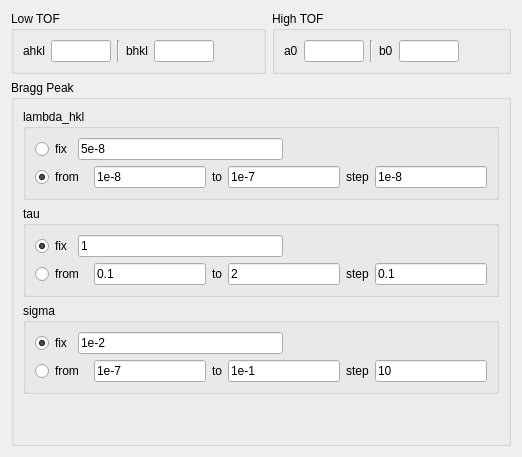
            <widget class="QWidget" name="tab_15">
             <attribute name="title">
              <string>Initial settings</string>
             </attribute>
             <layout class="QVBoxLayout" name="verticalLayout_23">
              <item>
               <layout class="QHBoxLayout" name="horizontalLayout_12">
                <item>
                 <widget class="QGroupBox" name="groupBox_22">
                  <property name="title">
                   <string>Low TOF</string>
                  </property>
                  <layout class="QHBoxLayout" name="horizontalLayout_38">
                   <item>
                    <widget class="QLabel" name="label_20">
                     <property name="text">
                      <string>ahkl</string>
                     </property>
                    </widget>
                   </item>
                   <item>
                    <widget class="QLineEdit" name="kropff_low_lda_ahkl_init">
                     <property name="minimumSize">
                      <size>
                       <width>60</width>
                       <height>0</height>
                      </size>
                     </property>
                     <property name="maximumSize">
                      <size>
                       <width>60</width>
                       <height>16777215</height>
                      </size>
                     </property>
                    </widget>
                   </item>
                   <item>
                    <widget class="Line" name="line_6">
                     <property name="orientation">
                      <enum>Qt::Vertical</enum>
                     </property>
                    </widget>
                   </item>
                   <item>
                    <widget class="QLabel" name="label_21">
                     <property name="text">
                      <string>bhkl</string>
                     </property>
                    </widget>
                   </item>
                   <item>
                    <widget class="QLineEdit" name="kropff_low_lda_bhkl_init">
                     <property name="minimumSize">
                      <size>
                       <width>60</width>
                       <height>0</height>
                      </size>
                     </property>
                     <property name="maximumSize">
                      <size>
                       <width>60</width>
                       <height>16777215</height>
                      </size>
                     </property>
                    </widget>
                   </item>
                   <item>
                    <spacer name="horizontalSpacer_20">
                     <property name="orientation">
                      <enum>Qt::Horizontal</enum>
                     </property>
                     <property name="sizeHint" stdset="0">
                      <size>
                       <width>40</width>
                       <height>20</height>
                      </size>
                     </property>
                    </spacer>
                   </item>
                  </layout>
                 </widget>
                </item>
                <item>
                 <widget class="QGroupBox" name="groupBox_21">
                  <property name="title">
                   <string>High TOF</string>
                  </property>
                  <layout class="QHBoxLayout" name="horizontalLayout_26">
                   <item>
                    <widget class="QLabel" name="label_13">
                     <property name="text">
                      <string>a0</string>
                     </property>
                    </widget>
                   </item>
                   <item>
                    <widget class="QLineEdit" name="kropff_high_lda_a0_init">
                     <property name="minimumSize">
                      <size>
                       <width>60</width>
                       <height>0</height>
                      </size>
                     </property>
                     <property name="maximumSize">
                      <size>
                       <width>60</width>
                       <height>16777215</height>
                      </size>
                     </property>
                    </widget>
                   </item>
                   <item>
                    <widget class="Line" name="line_5">
                     <property name="orientation">
                      <enum>Qt::Vertical</enum>
                     </property>
                    </widget>
                   </item>
                   <item>
                    <widget class="QLabel" name="label_16">
                     <property name="text">
                      <string>b0</string>
                     </property>
                    </widget>
                   </item>
                   <item>
                    <widget class="QLineEdit" name="kropff_high_lda_b0_init">
                     <property name="minimumSize">
                      <size>
                       <width>60</width>
                       <height>0</height>
                      </size>
                     </property>
                     <property name="maximumSize">
                      <size>
                       <width>60</width>
                       <height>16777215</height>
                      </size>
                     </property>
                    </widget>
                   </item>
                   <item>
                    <spacer name="horizontalSpacer_19">
                     <property name="orientation">
                      <enum>Qt::Horizontal</enum>
                     </property>
                     <property name="sizeHint" stdset="0">
                      <size>
                       <width>40</width>
                       <height>20</height>
                      </size>
                     </property>
                    </spacer>
                   </item>
                  </layout>
                 </widget>
                </item>
               </layout>
              </item>
              <item>
               <widget class="QGroupBox" name="groupBox_23">
                <property name="title">
                 <string>Bragg Peak</string>
                </property>
                <layout class="QVBoxLayout" name="verticalLayout_22">
                 <item>
                  <widget class="QGroupBox" name="fitting_kropff_bragg_peak_lambda_hkl_groupBox">
                   <property name="title">
                    <string>lambda_hkl</string>
                   </property>
                   <layout class="QVBoxLayout" name="verticalLayout_7">
                    <item>
                     <layout class="QHBoxLayout" name="horizontalLayout_40">
                      <item>
                       <widget class="QRadioButton" name="lambda_hkl_fix_radioButton">
                        <property name="text">
                         <string>fix</string>
                        </property>
                        <property name="checked">
                         <bool>false</bool>
                        </property>
                       </widget>
                      </item>
                      <item>
                       <widget class="QLineEdit" name="lambda_hkl_fix_lineEdit">
                        <property name="enabled">
                         <bool>true</bool>
                        </property>
                        <property name="text">
                         <string>5e-8</string>
                        </property>
                       </widget>
                      </item>
                      <item>
                       <spacer name="horizontalSpacer_21">
                        <property name="orientation">
                         <enum>Qt::Horizontal</enum>
                        </property>
                        <property name="sizeHint" stdset="0">
                         <size>
                          <width>40</width>
                          <height>20</height>
                         </size>
                        </property>
                       </spacer>
                      </item>
                     </layout>
                    </item>
                    <item>
                     <layout class="QHBoxLayout" name="horizontalLayout_41">
                      <item>
                       <widget class="QRadioButton" name="lambda_hkl_range_radioButton">
                        <property name="text">
                         <string>from </string>
                        </property>
                        <property name="checked">
                         <bool>true</bool>
                        </property>
                       </widget>
                      </item>
                      <item>
                       <widget class="QLineEdit" name="lambda_hkl_from_lineEdit">
                        <property name="enabled">
                         <bool>true</bool>
                        </property>
                        <property name="text">
                         <string>1e-8</string>
                        </property>
                       </widget>
                      </item>
                      <item>
                       <widget class="QLabel" name="to_label">
                        <property name="enabled">
                         <bool>true</bool>
                        </property>
                        <property name="text">
                         <string>to</string>
                        </property>
                       </widget>
                      </item>
                      <item>
                       <widget class="QLineEdit" name="lambda_hkl_to_lineEdit">
                        <property name="enabled">
                         <bool>true</bool>
                        </property>
                        <property name="text">
                         <string>1e-7</string>
                        </property>
                       </widget>
                      </item>
                      <item>
                       <widget class="QLabel" name="step_label">
                        <property name="enabled">
                         <bool>true</bool>
                        </property>
                        <property name="text">
                         <string>step</string>
                        </property>
                       </widget>
                      </item>
                      <item>
                       <widget class="QLineEdit" name="lambda_hkl_step_lineEdit">
                        <property name="enabled">
                         <bool>true</bool>
                        </property>
                        <property name="text">
                         <string>1e-8</string>
                        </property>
                       </widget>
                      </item>
                     </layout>
                    </item>
                   </layout>
                  </widget>
                 </item>
                 <item>
                  <widget class="QGroupBox" name="fitting_kropff_bragg_peak_tau_groupBox">
                   <property name="title">
                    <string>tau</string>
                   </property>
                   <layout class="QVBoxLayout" name="verticalLayout_9">
                    <item>
                     <layout class="QHBoxLayout" name="horizontalLayout_42">
                      <item>
                       <widget class="QRadioButton" name="tau_fix_radioButton">
                        <property name="text">
                         <string>fix</string>
                        </property>
                        <property name="checked">
                         <bool>true</bool>
                        </property>
                       </widget>
                      </item>
                      <item>
                       <widget class="QLineEdit" name="tau_fix_lineEdit">
                        <property name="text">
                         <string>1</string>
                        </property>
                       </widget>
                      </item>
                      <item>
                       <spacer name="horizontalSpacer_22">
                        <property name="orientation">
                         <enum>Qt::Horizontal</enum>
                        </property>
                        <property name="sizeHint" stdset="0">
                         <size>
                          <width>40</width>
                          <height>20</height>
                         </size>
                        </property>
                       </spacer>
                      </item>
                     </layout>
                    </item>
                    <item>
                     <layout class="QHBoxLayout" name="horizontalLayout_43">
                      <item>
                       <widget class="QRadioButton" name="tau_range_radioButton">
                        <property name="text">
                         <string>from </string>
                        </property>
                       </widget>
                      </item>
                      <item>
                       <widget class="QLineEdit" name="tau_from_lineEdit">
                        <property name="enabled">
                         <bool>true</bool>
                        </property>
                        <property name="text">
                         <string>0.1</string>
                        </property>
                       </widget>
                      </item>
                      <item>
                       <widget class="QLabel" name="to_label_1">
                        <property name="enabled">
                         <bool>true</bool>
                        </property>
                        <property name="text">
                         <string>to</string>
                        </property>
                       </widget>
                      </item>
                      <item>
                       <widget class="QLineEdit" name="tau_to_lineEdit">
                        <property name="enabled">
                         <bool>true</bool>
                        </property>
                        <property name="text">
                         <string>2</string>
                        </property>
                       </widget>
                      </item>
                      <item>
                       <widget class="QLabel" name="step_label_1">
                        <property name="enabled">
                         <bool>true</bool>
                        </property>
                        <property name="text">
                         <string>step</string>
                        </property>
                       </widget>
                      </item>
                      <item>
                       <widget class="QLineEdit" name="tau_step_lineEdit">
                        <property name="enabled">
                         <bool>true</bool>
                        </property>
                        <property name="text">
                         <string>0.1</string>
                        </property>
                       </widget>
                      </item>
                     </layout>
                    </item>
                   </layout>
                  </widget>
                 </item>
                 <item>
                  <widget class="QGroupBox" name="fitting_kropff_bragg_peak_sigma_groupBox">
                   <property name="title">
                    <string>sigma</string>
                   </property>
                   <layout class="QVBoxLayout" name="verticalLayout_21">
                    <item>
                     <layout class="QHBoxLayout" name="horizontalLayout_44">
                      <item>
                       <widget class="QRadioButton" name="sigma_fix_radioButton">
                        <property name="text">
                         <string>fix</string>
                        </property>
                        <property name="checked">
                         <bool>true</bool>
                        </property>
                       </widget>
                      </item>
                      <item>
                       <widget class="QLineEdit" name="sigma_fix_lineEdit">
                        <property name="text">
                         <string>1e-2</string>
                        </property>
                       </widget>
                      </item>
                      <item>
                       <spacer name="horizontalSpacer_23">
                        <property name="orientation">
                         <enum>Qt::Horizontal</enum>
                        </property>
                        <property name="sizeHint" stdset="0">
                         <size>
                          <width>40</width>
                          <height>20</height>
                         </size>
                        </property>
                       </spacer>
                      </item>
                     </layout>
                    </item>
                    <item>
                     <layout class="QHBoxLayout" name="horizontalLayout_45">
                      <item>
                       <widget class="QRadioButton" name="sigma_range_radioButton">
                        <property name="text">
                         <string>from </string>
                        </property>
                       </widget>
                      </item>
                      <item>
                       <widget class="QLineEdit" name="sigma_from_lineEdit">
                        <property name="enabled">
                         <bool>true</bool>
                        </property>
                        <property name="text">
                         <string>1e-7</string>
                        </property>
                       </widget>
                      </item>
                      <item>
                       <widget class="QLabel" name="to_label_2">
                        <property name="enabled">
                         <bool>true</bool>
                        </property>
                        <property name="text">
                         <string>to</string>
                        </property>
                       </widget>
                      </item>
                      <item>
                       <widget class="QLineEdit" name="sigma_to_lineEdit">
                        <property name="enabled">
                         <bool>true</bool>
                        </property>
                        <property name="text">
                         <string>1e-1</string>
                        </property>
                       </widget>
                      </item>
                      <item>
                       <widget class="QLabel" name="step_label_2">
                        <property name="enabled">
                         <bool>true</bool>
                        </property>
                        <property name="text">
                         <string>step</string>
                        </property>
                       </widget>
                      </item>
                      <item>
                       <widget class="QLineEdit" name="sigma_step_lineEdit">
                        <property name="enabled">
                         <bool>true</bool>
                        </property>
                        <property name="text">
                         <string>10</string>
                        </property>
                       </widget>
                      </item>
                     </layout>
                    </item>
                   </layout>
                  </widget>
                 </item>
                 <item>
                  <spacer name="verticalSpacer_2">
                   <property name="orientation">
                    <enum>Qt::Vertical</enum>
                   </property>
                   <property name="sizeHint" stdset="0">
                    <size>
                     <width>20</width>
                     <height>40</height>
                    </size>
                   </property>
                  </spacer>
                 </item>
                </layout>
               </widget>
              </item>
             </layout>
            </widget>
